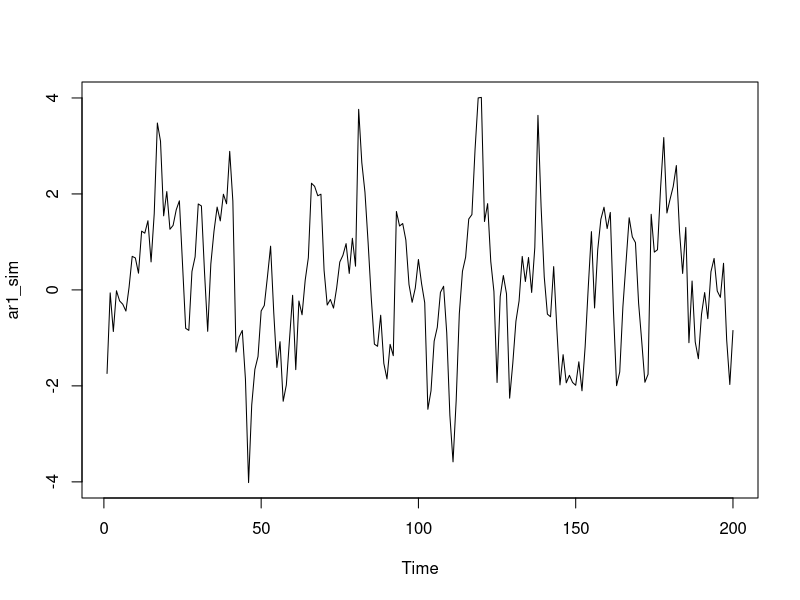
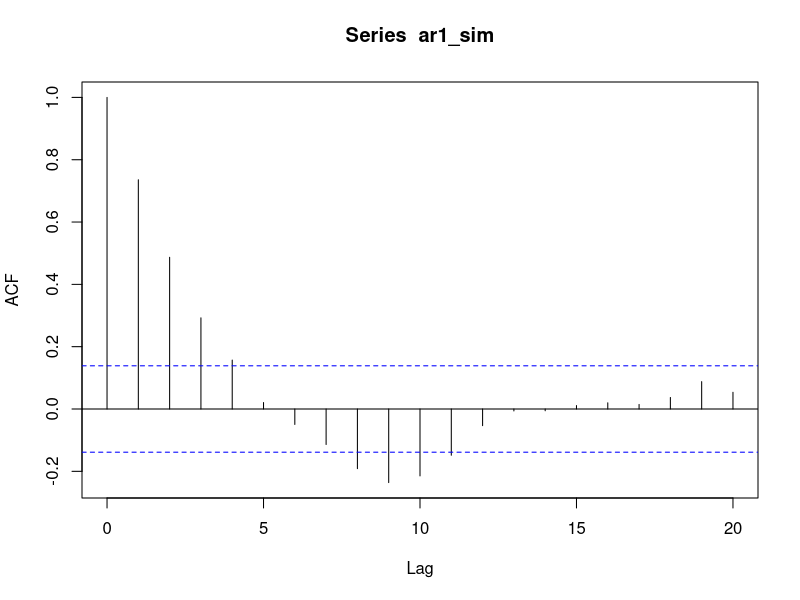
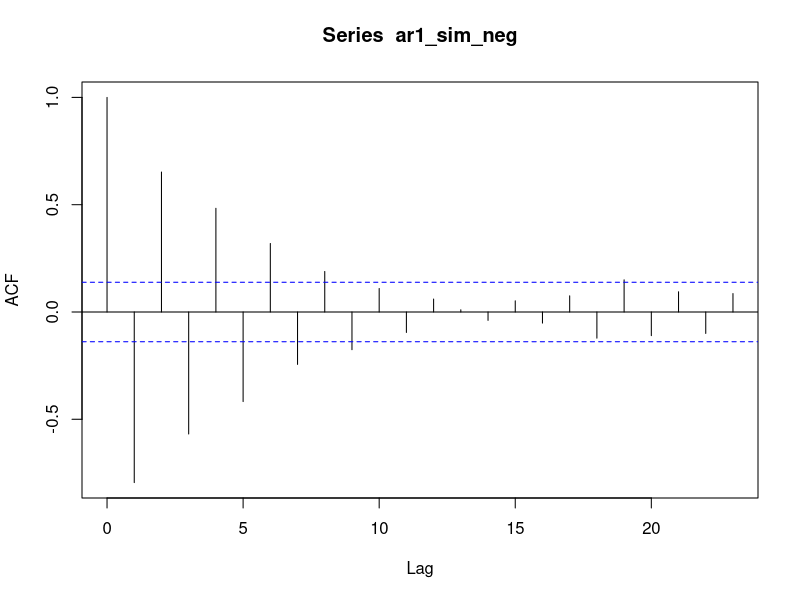
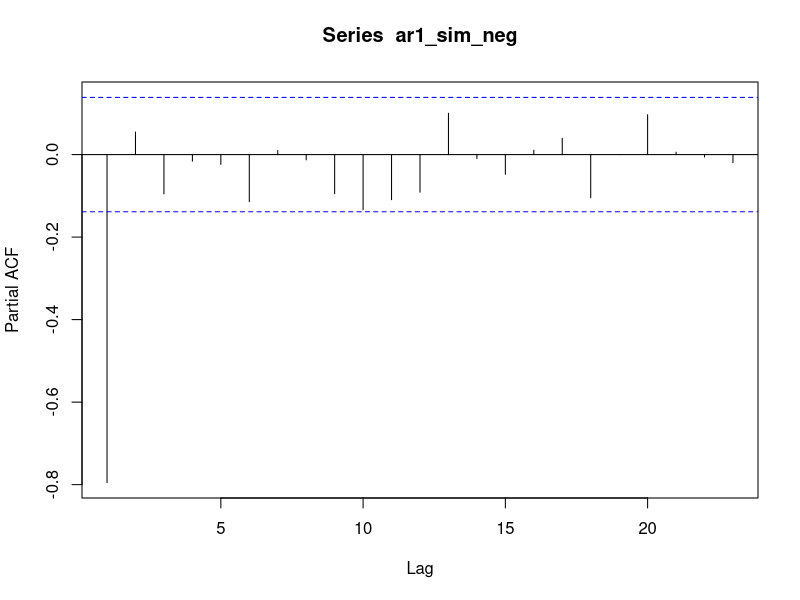
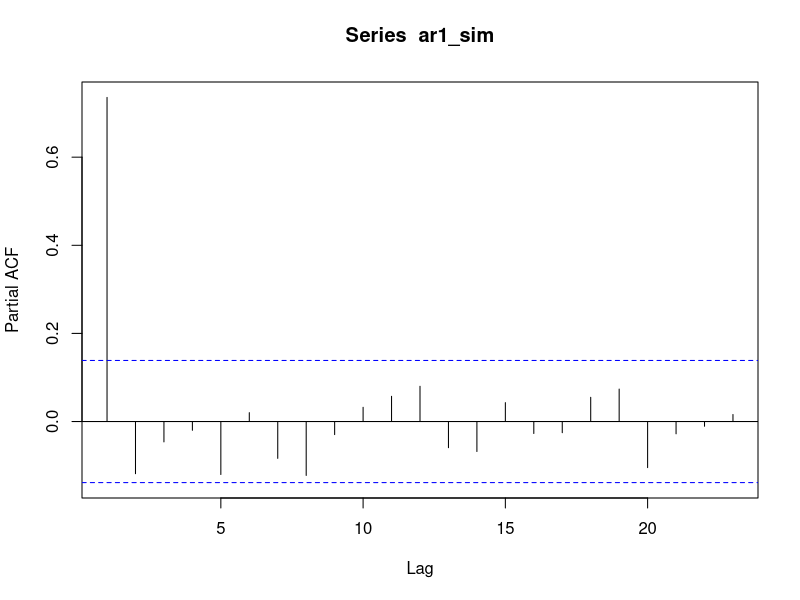

These figures' R source, in order: (Note: this script raises an error after producing the figures.)
## ---- chunk 1
knitr::opts_chunk$set(echo = TRUE)
## ---- chunk 2
0.8^2 # alpha^2
0.8^3 # alpha^3
0.8^4 # alpha^4
0.8^80
## ---- chunk 3
set.seed(222)
ar1_sim <- arima.sim(model = list(ar = c(0.8)), n = 200)
# ?arima.sim
plot(ar1_sim)
## ---- chunk 4
mean(ar1_sim)
## ---- chunk 5
acf(ar1_sim, plot = FALSE)
acf(ar1_sim, lag.max = 20)
?acf
## ---- chunk 6
set.seed(222)
ar1_sim_neg <- arima.sim(model = list(ar = c(-0.8)), n = 200)
# ?arima.sim
acf(ar1_sim_neg)
pacf(ar1_sim_neg)
## ---- chunk 7
pacf(ar1_sim)
pacf(ar2_sim)
## ---- chunk 8
ar2_sim <- arima.sim(model = list(ar = c(0.6, 0.2)), n = 200)
acf(ar2_sim)
## ---- chunk 9
wn_sim <- arima.sim(n = 400, model = list())
plot(wn_sim)
acf(wn_sim, max.lag = 100)
## ---- chunk 10
# ar1_sim_l1 <- stats::lag(ar1_sim)
# ar1_sim_all_lags <- cbind(ar1_sim, ar1_sim_l1)
## ---- chunk 11
ma1_sim <- arima.sim(n = 200, model = list(ma = c(-0.95)))
acf(ma1_sim)
pacf(ma1_sim)
## ---- chunk 12
set.seed(543)
series1 <- arima.sim(model = list(), n = 400)
series2 <- arima.sim(model = list(ar = c(0.9)), n = 400)
series3 <- arima.sim(model = list(ma = c(0.9)), n = 400)
series4 <- arima.sim(model = list(ar = c(-0.9)), n = 400)
series5 <- arima.sim(model = list(ar = c(0.6, 0.2)), n = 400)
series6 <- arima.sim(model = list(order = c(0, 1, 0)), n = 400)
## ---- chunk 13
plot(series6)
acf(series6, lag.max = 100)
pacf(series6)
## ---- chunk 14
plot(series5)
acf(series5)
pacf(series5)
## ---- chunk 15
plot(series4)
acf(series4)
pacf(series4)
## ---- chunk 16
plot(series3)
acf(series3)
pacf(series3)
## ---- chunk 17
plot(series2)
acf(series2)
pacf(series2)
## ---- chunk 18
plot(series1)
acf(series1)
pacf(series1)
## ---- chunk 19
plot(series1)
acf(series1)
## ---- chunk 20
fit_1 <- arima(series1, order = c(0, 0, 0))
fit_1
## ---- chunk 21
acf(series2)
pacf(series2)
## ---- chunk 22
fit_2 <- arima(series2, order = c(1, 0, 0))
fit_2
## ---- chunk 23
tsdiag(fit_2)
## ---- chunk 24
fit_3 <- arima(series2, order = c(0, 0, 0))
fit_3
## ---- chunk 25
tsdiag(fit_3)
## ---- chunk 26
fit_4 <- arima(series2, order = c(1, 0, 0))
tsdiag(fit_4)
## ---- chunk 27
fit_5 <- arima(series2, order = c(2, 0, 0))
tsdiag(fit_5)
## ---- chunk 28
fit_5 <- arima(series2, order = c(12, 0, 0))
tsdiag(fit_5)
## ---- chunk 29
fit_4
## ---- chunk 30
fit_5
## ---- chunk 31
series_sim <- arima.sim(model = list(ar = c(0.9)), n = 400)
fit_7 <- arima(series_sim, order = c(12, 0, 0))
fit_7
